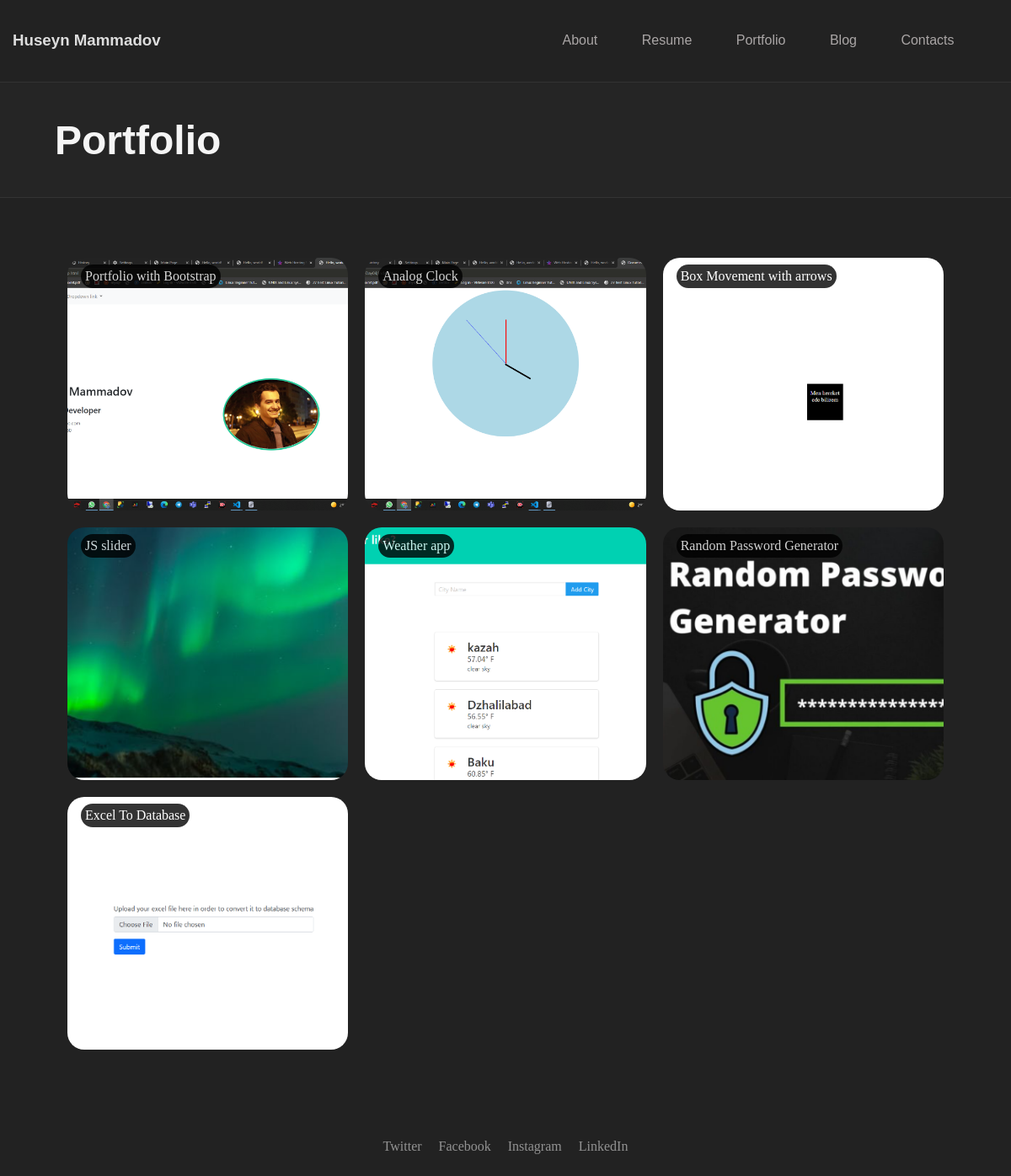
The app's page /portfolio with its own data.
### models.py (models this page shows)
class Portfolio(db.Model):
    id=db.Column(db.Integer,primary_key=True)
    portfolio_img=db.Column(db.String(100))
    portfolio_name=db.Column(db.String(100))
    portfolio_link=db.Column(db.String(100))

### app/routes.py (the view)
@app.route("/portfolio")
def app_portfolio():
    from models import Portfolio
    work=Portfolio.query.all()
    return render_template("app/portfolio.html", work=work)

### templates/app/portfolio.html
{% extends "app/base.html" %}
{% block content %}
<section class="container-fluid text">
    <div class="col-12"></div>
        <div class="portfolio-text">
            <h1>Portfolio</h1>
        </div>
</section>
<section class="portfolio-type">
    <div class="col-12">
    </div>
</section>
<section class="portfolio-projects">
    {% for work in  work%}
    <a href="{{work.portfolio_link}}">
        <div class="portfolio-items">
            <img src="static/uploads/{{work.portfolio_img}}" alt="">
            <div class="top-left-text">{{work.portfolio_name}}</div>
        </div>
    </a>
    {% endfor %}
</section>
{% endblock %}

### static/app/css/grid.css (style rules this page uses)
html { box-sizing: border-box; -ms-overflow-style: scrollbar; }
*, *::before, *::after { box-sizing: inherit; }
.container-fluid { width: 100%; padding-right: 15px; padding-left: 15px; margin-right: auto; margin-left: auto; }
.col-1, .col-2, .col-3, .col-4, .col-5, .col-6, .col-7, .col-8, .col-9, .col-10, .col-11, .col-12, .col, .col-auto, .col-sm-1, .col-sm-2, .col-sm-3, .col-sm-4, .col-sm-5, .col-sm-6, .col-sm-7, .col-sm-8, .col-sm-9, .col-sm-10, .col-sm-11, .col-sm-12, .col-sm, .col-sm-auto, .col-md-1, .col-md-2, .col-md-3, .col-md-4, .col-md-5, .col-md-6, .col-md-7, .col-md-8, .col-md-9, .col-md-10, .col-md-11, .col-md-12, .col-md, .col-md-auto, .col-lg-1, .col-lg-2, .col-lg-3, .col-lg-4, .col-lg-5, .col-lg-6, .col-lg-7, .col-lg-8, .col-lg-9, .col-lg-10, .col-lg-11, .col-lg-12, .col-lg, .col-lg-auto, .col-xl-1, .col-xl-2, .col-xl-3, .col-xl-4, .col-xl-5, .col-xl-6, .col-xl-7, .col-xl-8, .col-xl-9, .col-xl-10, .col-xl-11, .col-xl-12, .col-xl, .col-xl-auto { position: relative; width: 100%; min-height: 1px; padding-right: 15px; padding-left: 15px; }
.col-12 { -webkit-box-flex: 0; -ms-flex: 0 0 100%; flex: 0 0 100%; max-width: 100%; }

### static/app/css/style.css (style rules this page uses)
body p, h1, h2, h3, h4, h5 { font-family: "Poppins",Helvetica,sans-serif; color: #d5d5d5; }
body { background-color: #222; margin: 0px; }
.portfolio-text h1 { font-size: 3em; color: #f5f5f5; }
.portfolio-text { margin:10px 50px; }
.text { border-top: 1px solid #333; border-bottom: 1px solid #333; background-color: #252525; }
.portfolio-type { margin-right: 80px; margin-top: 50px; }
.portfolio-projects { display: grid; grid-template-columns: repeat(3, 1fr); grid-gap: 20px; margin: 20px 80px; }
.portfolio-items { position: relative; text-align: center; color: white; height: 300px; overflow: hidden; border-radius: 20px; }
.top-left-text { position: absolute; top: 8px; left: 16px; background-color: black; padding: 5px; border-radius: 1rem; opacity: 0.8; }
.portfolio-items img { width: 100%; object-fit: cover; transition: all 0.3s ease; height: 100%; }
::placeholder { color: #f5f5f5; }

### records on screen
Portfolio: portfolio_img (picture), portfolio_name "Portfolio with Bootstrap"
Portfolio: portfolio_img (picture), portfolio_name "Analog Clock"
Portfolio: portfolio_img (picture), portfolio_name "Box Movement with arrows"
Portfolio: portfolio_img (picture), portfolio_name "JS slider"
Portfolio: portfolio_img (picture), portfolio_name "Weather app"
Portfolio: portfolio_img (picture), portfolio_name "Random Password Generator"
Portfolio: portfolio_img (picture), portfolio_name "Excel To Database"
